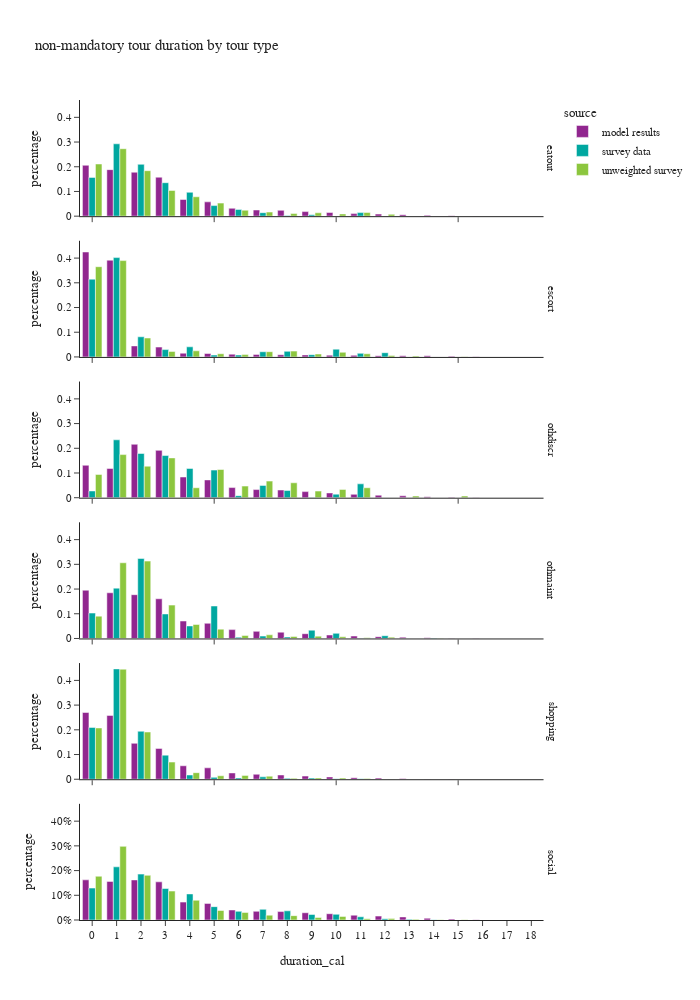

Notebook cell for this chart:
### Code cell
df_plot = non_m_tour_data.groupby(['source','tour_type','duration_cal'])[['tour_weight']].sum().reset_index()
df_plot['percentage'] = df_plot.groupby(['source','tour_type'], group_keys=False)['tour_weight']. \
    apply(lambda x: x / float(x.sum()))

fig = px.bar(df_plot, x="duration_cal", y="percentage", color="source",barmode="group",
             facet_row='tour_type',
             title="non-mandatory tour duration by tour type")
fig.for_each_annotation(lambda a: a.update(text = a.text.split("=")[-1]))
fig.update_layout(height=1000, width=700, yaxis=dict(tickformat=".0%"), xaxis=dict(dtick="1"))
fig.show()

### Figure 1 — Plotly figure (JSON) as saved in the notebook; plotly's stock layout.template omitted (floating-point values rounded to 4 significant figures)
{"data": [{"alignmentgroup": "True", "hovertemplate": "source=model results<br>tour_type=eatout<br>duration_cal=%{x}<br>percentage=%{y}<extra></extra>", "legendgroup": "model results", "marker": {"color": "#91268F", "pattern": {"shape": ""}}, "name": "model results", "offsetgroup": "model results", "orientation": "v", "showlegend": true, "textposition": "auto", "x": [0.0, 1.0, 2.0, 3.0, 4.0, 5.0, 6.0, 7.0, 8.0, 9.0, 10.0, 11.0, 12.0, 13.0, 14.0, 15.0, 16.0, 17.0, 18.0], "xaxis": "x6", "y": [0.206, 0.1883, 0.1779, 0.1577, 0.06753, 0.0579, 0.03188, 0.02501, 0.02362, 0.01854, 0.01477, 0.01034, 0.008581, 0.00609, 0.003484, 0.001703, 0.0005854, 9.638e-05, 3.57e-06], "yaxis": "y6", "type": "bar"}, {"alignmentgroup": "True", "hovertemplate": "source=model results<br>tour_type=escort<br>duration_cal=%{x}<br>percentage=%{y}<extra></extra>", "legendgroup": "model results", "marker": {"color": "#91268F", "pattern": {"shape": ""}}, "name": "model results", "offsetgroup": "model results", "orientation": "v", "showlegend": false, "textposition": "auto", "x": [0.0, 1.0, 2.0, 3.0, 4.0, 5.0, 6.0, 7.0, 8.0, 9.0, 10.0, 11.0, 12.0, 13.0, 14.0, 15.0, 16.0, 17.0, 18.0], "xaxis": "x5", "y": [0.4247, 0.3916, 0.04458, 0.03995, 0.01519, 0.01385, 0.01115, 0.01028, 0.008911, 0.008122, 0.007318, 0.006341, 0.005245, 0.00456, 0.00458, 0.002679, 0.0008527, 8.441e-05, 6.89e-06], "yaxis": "y5", "type": "bar"}, {"alignmentgroup": "True", "hovertemplate": "source=model results<br>tour_type=othdiscr<br>duration_cal=%{x}<br>percentage=%{y}<extra></extra>", "legendgroup": "model results", "marker": {"color": "#91268F", "pattern": {"shape": ""}}, "name": "model results", "offsetgroup": "model results", "orientation": "v", "showlegend": false, "textposition": "auto", "x": [0.0, 1.0, 2.0, 3.0, 4.0, 5.0, 6.0, 7.0, 8.0, 9.0, 10.0, 11.0, 12.0, 13.0, 14.0, 15.0, 16.0, 17.0, 18.0], "xaxis": "x4", "y": [0.1313, 0.118, 0.2161, 0.1916, 0.08375, 0.07202, 0.04101, 0.03294, 0.03105, 0.02464, 0.01931, 0.01372, 0.01027, 0.007701, 0.003995, 0.001914, 0.000611, 8.776e-05, 1.656e-06], "yaxis": "y4", "type": "bar"}, {"alignmentgroup": "True", "hovertemplate": "source=model results<br>tour_type=othmaint<br>duration_cal=%{x}<br>percentage=%{y}<extra></extra>", "legendgroup": "model results", "marker": {"color": "#91268F", "pattern": {"shape": ""}}, "name": "model results", "offsetgroup": "model results", "orientation": "v", "showlegend": false, "textposition": "auto", "x": [0.0, 1.0, 2.0, 3.0, 4.0, 5.0, 6.0, 7.0, 8.0, 9.0, 10.0, 11.0, 12.0, 13.0, 14.0, 15.0, 16.0, 17.0, 18.0], "xaxis": "x3", "y": [0.1954, 0.1849, 0.1772, 0.1607, 0.07055, 0.06142, 0.03583, 0.02878, 0.02543, 0.01927, 0.01412, 0.009912, 0.007139, 0.00499, 0.002786, 0.001195, 0.0003959, 1.222e-05, 7.332e-06], "yaxis": "y3", "type": "bar"}, {"alignmentgroup": "True", "hovertemplate": "source=model results<br>tour_type=shopping<br>duration_cal=%{x}<br>percentage=%{y}<extra></extra>", "legendgroup": "model results", "marker": {"color": "#91268F", "pattern": {"shape": ""}}, "name": "model results", "offsetgroup": "model results", "orientation": "v", "showlegend": false, "textposition": "auto", "x": [0.0, 1.0, 2.0, 3.0, 4.0, 5.0, 6.0, 7.0, 8.0, 9.0, 10.0, 11.0, 12.0, 13.0, 14.0, 15.0, 16.0, 17.0, 18.0], "xaxis": "x2", "y": [0.2701, 0.2583, 0.1454, 0.1248, 0.05449, 0.04614, 0.02548, 0.02016, 0.01725, 0.01277, 0.009413, 0.006428, 0.004573, 0.002955, 0.001197, 0.000484, 8.51e-05, 1.197e-05, 1.33e-06], "yaxis": "y2", "type": "bar"}, {"alignmentgroup": "True", "hovertemplate": "source=model results<br>tour_type=social<br>duration_cal=%{x}<br>percentage=%{y}<extra></extra>", "legendgroup": "model results", "marker": {"color": "#91268F", "pattern": {"shape": ""}}, "name": "model results", "offsetgroup": "model results", "orientation": "v", "showlegend": false, "textposition": "auto", "x": [0.0, 1.0, 2.0, 3.0, 4.0, 5.0, 6.0, 7.0, 8.0, 9.0, 10.0, 11.0, 12.0, 13.0, 14.0, 15.0, 16.0, 17.0, 18.0], "xaxis": "x", "y": [0.1626, 0.1563, 0.1621, 0.1545, 0.07242, 0.06727, 0.04059, 0.03518, 0.03416, 0.02939, 0.02541, 0.01953, 0.0158, 0.01254, 0.007186, 0.003685, 0.001234, 0.0001615, 5.768e-06], "yaxis": "y", "type": "bar"}, {"alignmentgroup": "True", "hovertemplate": "source=survey data<br>tour_type=eatout<br>duration_cal=%{x}<br>percentage=%{y}<extra></extra>", "legendgroup": "survey data", "marker": {"color": "#00A7A0", "pattern": {"shape": ""}}, "name": "survey data", "offsetgroup": "survey data", "orientation": "v", "showlegend": true, "textposition": "auto", "x": [0.0, 1.0, 2.0, 3.0, 4.0, 5.0, 6.0, 7.0, 8.0, 9.0, 10.0, 11.0, 12.0], "xaxis": "x6", "y": [0.157, 0.2929, 0.2099, 0.1355, 0.09662, 0.04285, 0.02738, 0.01404, 0.002838, 0.005311, 0.0009471, 0.01444, 0.0003773], "yaxis": "y6", "type": "bar"}, {"alignmentgroup": "True", "hovertemplate": "source=survey data<br>tour_type=escort<br>duration_cal=%{x}<br>percentage=%{y}<extra></extra>", "legendgroup": "survey data", "marker": {"color": "#00A7A0", "pattern": {"shape": ""}}, "name": "survey data", "offsetgroup": "survey data", "orientation": "v", "showlegend": false, "textposition": "auto", "x": [0.0, 1.0, 2.0, 3.0, 4.0, 5.0, 6.0, 7.0, 8.0, 9.0, 10.0, 11.0, 12.0, 13.0, 15.0], "xaxis": "x5", "y": [0.3148, 0.402, 0.08145, 0.02974, 0.04091, 0.007503, 0.007692, 0.02097, 0.02262, 0.009102, 0.03142, 0.01447, 0.01715, 0.0001882, 0.0], "yaxis": "y5", "type": "bar"}, {"alignmentgroup": "True", "hovertemplate": "source=survey data<br>tour_type=othdiscr<br>duration_cal=%{x}<br>percentage=%{y}<extra></extra>", "legendgroup": "survey data", "marker": {"color": "#00A7A0", "pattern": {"shape": ""}}, "name": "survey data", "offsetgroup": "survey data", "orientation": "v", "showlegend": false, "textposition": "auto", "x": [0.0, 1.0, 2.0, 3.0, 4.0, 5.0, 6.0, 7.0, 8.0, 9.0, 10.0, 11.0, 13.0, 15.0], "xaxis": "x4", "y": [0.02729, 0.2343, 0.1788, 0.1707, 0.1184, 0.1117, 0.008247, 0.04981, 0.02897, 0.001171, 0.0144, 0.05611, 0.0, 0.0001931], "yaxis": "y4", "type": "bar"}, {"alignmentgroup": "True", "hovertemplate": "source=survey data<br>tour_type=othmaint<br>duration_cal=%{x}<br>percentage=%{y}<extra></extra>", "legendgroup": "survey data", "marker": {"color": "#00A7A0", "pattern": {"shape": ""}}, "name": "survey data", "offsetgroup": "survey data", "orientation": "v", "showlegend": false, "textposition": "auto", "x": [0.0, 1.0, 2.0, 3.0, 4.0, 5.0, 6.0, 7.0, 8.0, 9.0, 10.0, 11.0, 12.0, 14.0], "xaxis": "x3", "y": [0.1028, 0.2037, 0.3238, 0.09917, 0.05066, 0.1314, 0.004825, 0.009657, 0.005734, 0.03353, 0.0208, 0.001036, 0.01124, 0.001662], "yaxis": "y3", "type": "bar"}, {"alignmentgroup": "True", "hovertemplate": "source=survey data<br>tour_type=shopping<br>duration_cal=%{x}<br>percentage=%{y}<extra></extra>", "legendgroup": "survey data", "marker": {"color": "#00A7A0", "pattern": {"shape": ""}}, "name": "survey data", "offsetgroup": "survey data", "orientation": "v", "showlegend": false, "textposition": "auto", "x": [0.0, 1.0, 2.0, 3.0, 4.0, 5.0, 6.0, 7.0, 8.0, 9.0, 10.0, 11.0, 12.0], "xaxis": "x2", "y": [0.2097, 0.4466, 0.1942, 0.09755, 0.01717, 0.007536, 0.005398, 0.009709, 0.003532, 0.0045, 0.00223, 0.001819, 0.0], "yaxis": "y2", "type": "bar"}, {"alignmentgroup": "True", "hovertemplate": "source=survey data<br>tour_type=social<br>duration_cal=%{x}<br>percentage=%{y}<extra></extra>", "legendgroup": "survey data", "marker": {"color": "#00A7A0", "pattern": {"shape": ""}}, "name": "survey data", "offsetgroup": "survey data", "orientation": "v", "showlegend": false, "textposition": "auto", "x": [0.0, 1.0, 2.0, 3.0, 4.0, 5.0, 6.0, 7.0, 8.0, 9.0, 10.0, 11.0, 12.0, 13.0, 14.0, 15.0], "xaxis": "x", "y": [0.1292, 0.2152, 0.1857, 0.1275, 0.1055, 0.054, 0.03506, 0.04313, 0.03719, 0.0224, 0.02307, 0.01297, 0.005106, 0.002539, 0.00116, 0.0003361], "yaxis": "y", "type": "bar"}, {"alignmentgroup": "True", "hovertemplate": "source=unweighted survey<br>tour_type=eatout<br>duration_cal=%{x}<br>percentage=%{y}<extra></extra>", "legendgroup": "unweighted survey", "marker": {"color": "#8CC63E", "pattern": {"shape": ""}}, "name": "unweighted survey", "offsetgroup": "unweighted survey", "orientation": "v", "showlegend": true, "textposition": "auto", "x": [0.0, 1.0, 2.0, 3.0, 4.0, 5.0, 6.0, 7.0, 8.0, 9.0, 10.0, 11.0, 12.0], "xaxis": "x6", "y": [0.2112, 0.273, 0.184, 0.1041, 0.07843, 0.05279, 0.02413, 0.01659, 0.01056, 0.01357, 0.00905, 0.01508, 0.007541], "yaxis": "y6", "type": "bar"}, {"alignmentgroup": "True", "hovertemplate": "source=unweighted survey<br>tour_type=escort<br>duration_cal=%{x}<br>percentage=%{y}<extra></extra>", "legendgroup": "unweighted survey", "marker": {"color": "#8CC63E", "pattern": {"shape": ""}}, "name": "unweighted survey", "offsetgroup": "unweighted survey", "orientation": "v", "showlegend": false, "textposition": "auto", "x": [0.0, 1.0, 2.0, 3.0, 4.0, 5.0, 6.0, 7.0, 8.0, 9.0, 10.0, 11.0, 12.0, 13.0, 15.0], "xaxis": "x5", "y": [0.3651, 0.3899, 0.07656, 0.02238, 0.02473, 0.01296, 0.009423, 0.0212, 0.02356, 0.01178, 0.01885, 0.01296, 0.005889, 0.003534, 0.001178], "yaxis": "y5", "type": "bar"}, {"alignmentgroup": "True", "hovertemplate": "source=unweighted survey<br>tour_type=othdiscr<br>duration_cal=%{x}<br>percentage=%{y}<extra></extra>", "legendgroup": "unweighted survey", "marker": {"color": "#8CC63E", "pattern": {"shape": ""}}, "name": "unweighted survey", "offsetgroup": "unweighted survey", "orientation": "v", "showlegend": false, "textposition": "auto", "x": [0.0, 1.0, 2.0, 3.0, 4.0, 5.0, 6.0, 7.0, 8.0, 9.0, 10.0, 11.0, 13.0, 15.0], "xaxis": "x4", "y": [0.09396, 0.1745, 0.1275, 0.1611, 0.04027, 0.1141, 0.04698, 0.06711, 0.0604, 0.02685, 0.03356, 0.04027, 0.006711, 0.006711], "yaxis": "y4", "type": "bar"}, {"alignmentgroup": "True", "hovertemplate": "source=unweighted survey<br>tour_type=othmaint<br>duration_cal=%{x}<br>percentage=%{y}<extra></extra>", "legendgroup": "unweighted survey", "marker": {"color": "#8CC63E", "pattern": {"shape": ""}}, "name": "unweighted survey", "offsetgroup": "unweighted survey", "orientation": "v", "showlegend": false, "textposition": "auto", "x": [0.0, 1.0, 2.0, 3.0, 4.0, 5.0, 6.0, 7.0, 8.0, 9.0, 10.0, 11.0, 12.0, 14.0], "xaxis": "x3", "y": [0.09042, 0.3063, 0.3131, 0.135, 0.05668, 0.03779, 0.01215, 0.01484, 0.008097, 0.009447, 0.006748, 0.002699, 0.005398, 0.00135], "yaxis": "y3", "type": "bar"}, {"alignmentgroup": "True", "hovertemplate": "source=unweighted survey<br>tour_type=shopping<br>duration_cal=%{x}<br>percentage=%{y}<extra></extra>", "legendgroup": "unweighted survey", "marker": {"color": "#8CC63E", "pattern": {"shape": ""}}, "name": "unweighted survey", "offsetgroup": "unweighted survey", "orientation": "v", "showlegend": false, "textposition": "auto", "x": [0.0, 1.0, 2.0, 3.0, 4.0, 5.0, 6.0, 7.0, 8.0, 9.0, 10.0, 11.0, 12.0], "xaxis": "x2", "y": [0.2075, 0.4454, 0.1911, 0.06942, 0.02652, 0.01404, 0.0156, 0.01248, 0.0039, 0.00546, 0.00468, 0.00312, 0.00078], "yaxis": "y2", "type": "bar"}, {"alignmentgroup": "True", "hovertemplate": "source=unweighted survey<br>tour_type=social<br>duration_cal=%{x}<br>percentage=%{y}<extra></extra>", "legendgroup": "unweighted survey", "marker": {"color": "#8CC63E", "pattern": {"shape": ""}}, "name": "unweighted survey", "offsetgroup": "unweighted survey", "orientation": "v", "showlegend": false, "textposition": "auto", "x": [0.0, 1.0, 2.0, 3.0, 4.0, 5.0, 6.0, 7.0, 8.0, 9.0, 10.0, 11.0, 12.0, 13.0, 14.0, 15.0], "xaxis": "x", "y": [0.177, 0.298, 0.1809, 0.1171, 0.07988, 0.0384, 0.03072, 0.01959, 0.01767, 0.009985, 0.01459, 0.004992, 0.006528, 0.002688, 0.001152, 0.000768], "yaxis": "y", "type": "bar"}], "layout": {"xaxis": {"anchor": "y", "domain": [0.0, 0.98], "title": {"text": "duration_cal"}, "dtick": "1"}, "yaxis": {"anchor": "x", "domain": [0.0, 0.1417], "title": {"text": "percentage"}, "tickformat": ".0%"}, "xaxis2": {"anchor": "y2", "domain": [0.0, 0.98], "matches": "x", "showticklabels": false}, "yaxis2": {"anchor": "x2", "domain": [0.1717, 0.3133], "matches": "y", "title": {"text": "percentage"}}, "xaxis3": {"anchor": "y3", "domain": [0.0, 0.98], "matches": "x", "showticklabels": false}, "yaxis3": {"anchor": "x3", "domain": [0.3433, 0.485], "matches": "y", "title": {"text": "percentage"}}, "xaxis4": {"anchor": "y4", "domain": [0.0, 0.98], "matches": "x", "showticklabels": false}, "yaxis4": {"anchor": "x4", "domain": [0.515, 0.6567], "matches": "y", "title": {"text": "percentage"}}, "xaxis5": {"anchor": "y5", "domain": [0.0, 0.98], "matches": "x", "showticklabels": false}, "yaxis5": {"anchor": "x5", "domain": [0.6867, 0.8283], "matches": "y", "title": {"text": "percentage"}}, "xaxis6": {"anchor": "y6", "domain": [0.0, 0.98], "matches": "x", "showticklabels": false}, "yaxis6": {"anchor": "x6", "domain": [0.8583, 1.0], "matches": "y", "title": {"text": "percentage"}}, "annotations": [{"font": {}, "showarrow": false, "text": "social", "textangle": 90, "x": 0.98, "xanchor": "left", "xref": "paper", "y": 0.07083, "yanchor": "middle", "yref": "paper"}, {"font": {}, "showarrow": false, "text": "shopping", "textangle": 90, "x": 0.98, "xanchor": "left", "xref": "paper", "y": 0.2425, "yanchor": "middle", "yref": "paper"}, {"font": {}, "showarrow": false, "text": "othmaint", "textangle": 90, "x": 0.98, "xanchor": "left", "xref": "paper", "y": 0.4142, "yanchor": "middle", "yref": "paper"}, {"font": {}, "showarrow": false, "text": "othdiscr", "textangle": 90, "x": 0.98, "xanchor": "left", "xref": "paper", "y": 0.5858, "yanchor": "middle", "yref": "paper"}, {"font": {}, "showarrow": false, "text": "escort", "textangle": 90, "x": 0.98, "xanchor": "left", "xref": "paper", "y": 0.7575, "yanchor": "middle", "yref": "paper"}, {"font": {}, "showarrow": false, "text": "eatout", "textangle": 90, "x": 0.98, "xanchor": "left", "xref": "paper", "y": 0.9292, "yanchor": "middle", "yref": "paper"}], "legend": {"title": {"text": "source"}, "tracegroupgap": 0}, "title": {"text": "non-mandatory tour duration by tour type"}, "barmode": "group", "height": 1000, "width": 700}}
